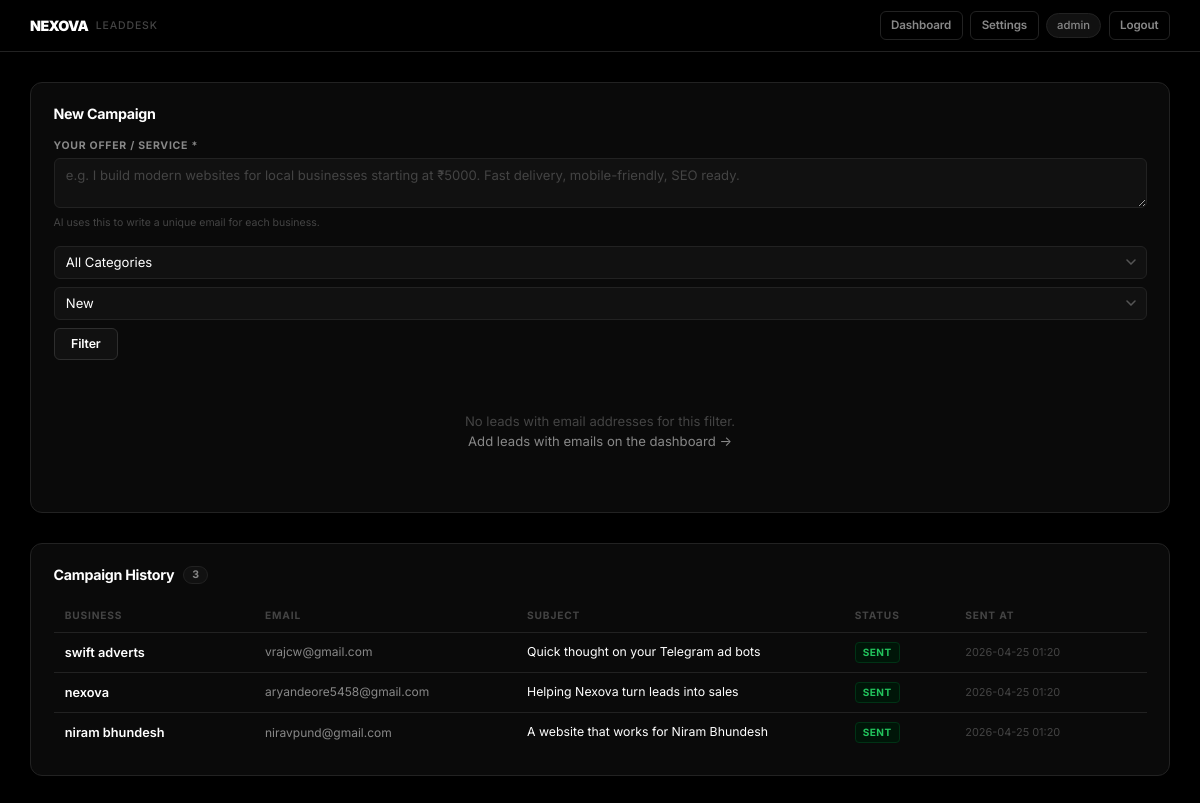
/campaign (signed in), run on the app's committed database.
### tables this page shows
CREATE TABLE campaign_logs (
        id       INTEGER PRIMARY KEY AUTOINCREMENT,
        lead_id  INTEGER NOT NULL,
        email    TEXT    NOT NULL,
        subject  TEXT    NOT NULL,
        body     TEXT    NOT NULL,
        status   TEXT    NOT NULL DEFAULT 'sent',
        sent_at  TEXT    NOT NULL
    );

CREATE TABLE leads (
        id            INTEGER PRIMARY KEY AUTOINCREMENT,
        business_name TEXT    NOT NULL,
        phone         TEXT    NOT NULL UNIQUE,
        email         TEXT    UNIQUE,
        website       TEXT,
        category      TEXT    NOT NULL DEFAULT 'Other',
        notes         TEXT,
        status        TEXT    NOT NULL DEFAULT 'New',
        assigned_to   TEXT    NOT NULL,
        date_added    TEXT    NOT NULL
    );

### app.py (the view)
@app.route("/campaign")
@login_required
def campaign():
    db       = get_db()
    config   = load_config()
    category = request.args.get("category", "")
    status   = request.args.get("status", "New")
    q, p = "SELECT * FROM leads WHERE email IS NOT NULL AND email!=''", []
    if category: q += " AND category=?"; p.append(category)
    if status:   q += " AND status=?";   p.append(status)
    q += " ORDER BY id DESC"
    leads = db.execute(q, p).fetchall()
    logs = db.execute("""
        SELECT cl.*, l.business_name FROM campaign_logs cl
        JOIN leads l ON cl.lead_id=l.id
        ORDER BY cl.id DESC LIMIT 50
    """).fetchall()
    return render_template("campaign.html",
        leads=leads, logs=logs, config=config,
        categories=CATEGORIES, statuses=STATUSES,
        current_user=session["user"],
        active_category=category, active_status=status)

### app.py (called while the page is built)
def load_config():
    if os.path.exists(CONFIG_PATH):
        with open(CONFIG_PATH) as f:
            return json.load(f)
    return {}

def get_db():
    if "db" not in g:
        g.db = sqlite3.connect(DB_PATH)
        g.db.row_factory = sqlite3.Row
    return g.db

def login_required(f):
    @wraps(f)
    def decorated(*args, **kwargs):
        if "user" not in session:
            return redirect(url_for("login"))
        return f(*args, **kwargs)
    return decorated

### templates/campaign.html (shortened to what this page needs)
<!DOCTYPE html>
<html lang="en">
<head>
  <link rel="stylesheet" href="{{ url_for('static', filename='style.css') }}" />
</head>
<body>
  <nav class="topnav">
    <div class="topnav-brand">
      <span class="brand-name">NEXOVA</span>
      <span class="brand-sub">LeadDesk</span>
    </div>
    <div class="topnav-right">
      <a href="{{ url_for('dashboard') }}" class="btn btn-ghost btn-sm">Dashboard</a>
      <a href="{{ url_for('settings') }}" class="btn btn-ghost btn-sm">Settings</a>
      <span class="nav-user">{{ current_user }}</span>
      <a href="{{ url_for('logout') }}" class="btn btn-ghost btn-sm">Logout</a>
    </div>
  </nav>
  <div class="page-container">
    <section class="card">
      <h2 class="section-title">New Campaign</h2>
      <div class="form-group" style="margin-bottom:1rem;">
        <label>Your Offer / Service *</label>
        <textarea id="offerText" rows="2"
          placeholder="e.g. I build modern websites for local businesses starting at ₹5000. Fast delivery, mobile-friendly, SEO ready."></textarea>
        <span class="field-hint">AI uses this to write a unique email for each business.</span>
      </div>
      <form method="GET" action="{{ url_for('campaign') }}" style="margin-bottom:1rem;">
        <div class="filter-row">
          <select name="category" class="filter-select">
            <option value="">All Categories</option>
          </select>
          <select name="status" class="filter-select">
            {% for s in statuses %}
            <option value="{{ s }}" {% if active_status==s %}selected{% endif %}>{{ s }}</option>
            {% endfor %}
          </select>
          <button type="submit" class="btn btn-secondary">Filter</button>
        </div>
      </form>
      {% if leads %}
      <div class="table-wrap" style="margin-bottom:1rem;">
        <table>
          <thead>
            <tr>
              <th><input type="checkbox" id="selectAll" title="Select all" /></th>
              <th>Business</th>
              <th>Email</th>
              <th>Category</th>
              <th>Status</th>
              <th>Notes</th>
            </tr>
          </thead>
          <tbody>
            {% for lead in leads %}
            <tr>
              <td><input type="checkbox" class="lead-cb" value="{{ lead.id }}" /></td>
              <td class="td-name">{{ lead.business_name }}</td>
              <td class="td-email">{{ lead.email }}</td>
              <td><span class="tag tag-cat">{{ lead.category }}</span></td>
              <td><span class="tag tag-status tag-{{ lead.status|lower }}">{{ lead.status }}</span></td>
              <td style="color:var(--text-muted);font-size:0.78rem;">{{ lead.notes or '—' }}</td>
            </tr>
            {% endfor %}
          </tbody>
        </table>
      </div>
      <div style="display:flex;align-items:center;gap:1rem;flex-wrap:wrap;">
        <button id="generateBtn" class="btn btn-primary">Generate Emails with AI</button>
        <span id="selCount" style="font-size:0.8rem;color:var(--text-muted);">0 leads selected</span>
      </div>
      {% else %}
      <div class="empty-state">
        No leads with email addresses for this filter.<br />
        <a href="{{ url_for('dashboard') }}" style="color:var(--text-muted);">Add leads with emails on the dashboard
          →</a>
      </div>
      {% endif %}
    </section>
    {% if logs %}
    <section class="card">
      <h2 class="section-title">Campaign History <span class="badge">{{ logs|length }}</span></h2>
      <div class="table-wrap">
        <table>
          <thead>
            <tr>
              <th>Business</th>
              <th>Email</th>
              <th>Subject</th>
              <th>Status</th>
              <th>Sent At</th>
            </tr>
          </thead>
          <tbody>
            {% for log in logs %}
            <tr>
              <td class="td-name">{{ log.business_name }}</td>
              <td class="td-email">{{ log.email }}</td>
              <td style="max-width:200px;overflow:hidden;text-overflow:ellipsis;white-space:nowrap;font-size:0.82rem;">
                {{ log.subject }}</td>
              <td>
                <span class="tag tag-status {% if log.status=='sent' %}tag-closed{% else %}tag-fail{% endif %}">
                  {{ log.status }}
                </span>
              </td>
              <td class="td-date">{{ log.sent_at }}</td>
            </tr>
            {% endfor %}
          </tbody>
        </table>
      </div>
    </section>
    {% endif %}
  </div>
</body>
</html>

### data on the page
campaign_logs: business_name "swift adverts", email "vrajcw@gmail.com", subject "Quick thought on your Telegram ad bots", status "SENT", sent_at "2026-04-25 01:20"
campaign_logs: business_name "nexova", email "aryandeore5458@gmail.com", subject "Helping Nexova turn leads into sales", status "SENT", sent_at "2026-04-25 01:20"
campaign_logs: business_name "niram bhundesh", email "niravpund@gmail.com", subject "A website that works for Niram Bhundesh", status "SENT", sent_at "2026-04-25 01:20"

### other printed values
{{ current_user }} "admin"
{{ logs|length }} "3"
form field status "New"
